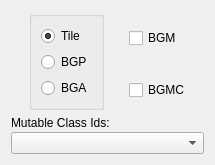
       <widget class="QWidget" name="pageInner">
        <layout class="QGridLayout" name="gridLayout_2">
         <item row="0" column="0">
          <spacer name="horizontalSpacer_18">
           <property name="orientation">
            <enum>Qt::Horizontal</enum>
           </property>
           <property name="sizeHint" stdset="0">
            <size>
             <width>12</width>
             <height>20</height>
            </size>
           </property>
          </spacer>
         </item>
         <item row="0" column="1" rowspan="2">
          <widget class="QGroupBox" name="groupBox_2">
           <property name="maximumSize">
            <size>
             <width>16777215</width>
             <height>16777215</height>
            </size>
           </property>
           <property name="title">
            <string/>
           </property>
           <layout class="QVBoxLayout" name="verticalLayout_4">
            <item>
             <widget class="QRadioButton" name="rbtnTile">
              <property name="text">
               <string>Tile</string>
              </property>
              <property name="checked">
               <bool>true</bool>
              </property>
             </widget>
            </item>
            <item>
             <widget class="QRadioButton" name="rbtnBgp">
              <property name="text">
               <string>BGP</string>
              </property>
             </widget>
            </item>
            <item>
             <widget class="QRadioButton" name="rbtnBga">
              <property name="text">
               <string>BGA</string>
              </property>
             </widget>
            </item>
           </layout>
          </widget>
         </item>
         <item row="0" column="2">
          <spacer name="horizontalSpacer">
           <property name="orientation">
            <enum>Qt::Horizontal</enum>
           </property>
           <property name="sizeHint" stdset="0">
            <size>
             <width>13</width>
             <height>20</height>
            </size>
           </property>
          </spacer>
         </item>
         <item row="0" column="3">
          <layout class="QHBoxLayout" name="horizontalLayout_4">
           <item>
            <widget class="QCheckBox" name="chkBgmi">
             <property name="text">
              <string>BGM</string>
             </property>
            </widget>
           </item>
           <item>
            <spacer name="horizontalSpacer_2">
             <property name="orientation">
              <enum>Qt::Horizontal</enum>
             </property>
             <property name="sizeHint" stdset="0">
              <size>
               <width>14</width>
               <height>20</height>
              </size>
             </property>
            </spacer>
           </item>
          </layout>
         </item>
         <item row="1" column="0">
          <spacer name="horizontalSpacer_17">
           <property name="orientation">
            <enum>Qt::Horizontal</enum>
           </property>
           <property name="sizeHint" stdset="0">
            <size>
             <width>12</width>
             <height>20</height>
            </size>
           </property>
          </spacer>
         </item>
         <item row="1" column="2">
          <spacer name="horizontalSpacer_8">
           <property name="orientation">
            <enum>Qt::Horizontal</enum>
           </property>
           <property name="sizeHint" stdset="0">
            <size>
             <width>13</width>
             <height>20</height>
            </size>
           </property>
          </spacer>
         </item>
         <item row="1" column="3">
          <layout class="QHBoxLayout" name="horizontalLayout_11">
           <item>
            <widget class="QCheckBox" name="chkBgmc">
             <property name="text">
              <string>BGMC</string>
             </property>
            </widget>
           </item>
           <item>
            <spacer name="horizontalSpacer_9">
             <property name="orientation">
              <enum>Qt::Horizontal</enum>
             </property>
             <property name="sizeHint" stdset="0">
              <size>
               <width>14</width>
               <height>20</height>
              </size>
             </property>
            </spacer>
           </item>
          </layout>
         </item>
         <item row="2" column="0" colspan="4">
          <layout class="QVBoxLayout" name="verticalLayout_17">
           <property name="spacing">
            <number>2</number>
           </property>
           <item>
            <widget class="QLabel" name="lblBgmc">
             <property name="text">
              <string>Mutable Class Ids:</string>
             </property>
            </widget>
           </item>
           <item>
            <widget class="LePlatzComboBox" name="cboBgmc">
             <property name="maximumSize">
              <size>
               <width>16777215</width>
               <height>16777215</height>
              </size>
             </property>
            </widget>
           </item>
          </layout>
         </item>
        </layout>
       </widget>
